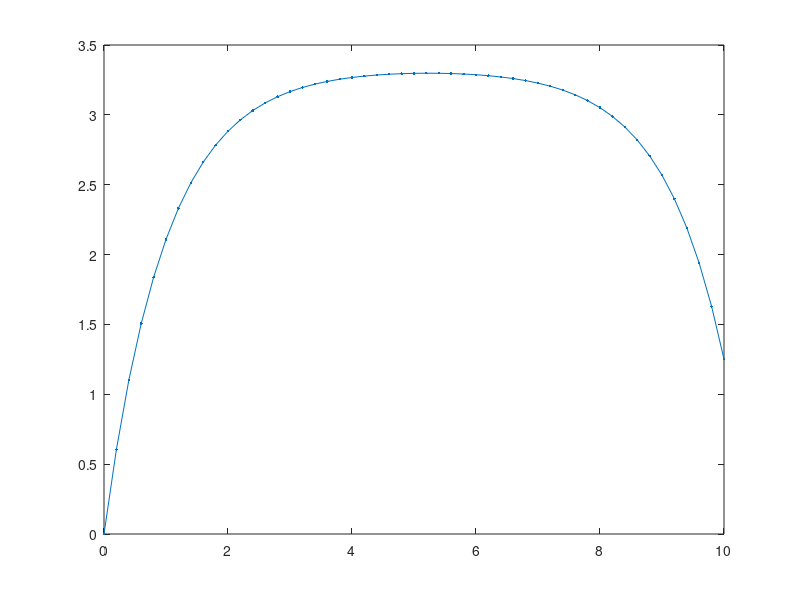

MATLAB code to generate this figure: (Note: this script raises an error after producing the figure.)
function F=driver

% clear the console screen
clc; close all; 
% load the data structure with info pertaining to the physical problem
dat.material_type='constant_coefficients';
dat.response_type='constant';
dat.source_type='constant';

dat.diff=@diffu;
dat.siga=@siga;
dat.esrc=@esrc;
dat.resp=@resp;

dat.width=10;
% BCs
bc.left.type=2; %0=neumann, 1=robin, 2=dirichlet
bc.left.C=0; % (that data is C in: -Ddu/dn=C // u/4+D/2du/dn=C // u=C)
bc.rite.type=1;
bc.rite.C=0;
dat.bc=bc; clear bc;

% load the numerical parameters, npar, structure pertaining to numerics
% number of elements
npar.nel = 50;
% domain
npar.x = linspace(0,dat.width,npar.nel+1);
% polynomial degree
npar.porder=1;
% quadrature order
npar.q_pts=2;
% nbr of dofs per variable
npar.ndofs = npar.porder*npar.nel+1;
% connectivity
gn=zeros(npar.nel,npar.porder+1);
gn(1,:)=linspace(1,npar.porder+1,npar.porder+1);
for iel=2:npar.nel
    gn(iel,:)=[gn(iel-1,end) , gn(iel-1,2:end)+npar.porder ];
end
npar.gn=gn; clear gn;

% assemble the matrix and the rhs
[A,b,npar]=assemble_system(npar,dat);
% solve system
u=A\b;
% plot
figure(1)
plot(npar.x,u,'.-'); hold all
% verification is always good
% verif_diff_eq(dat)
[QoI_f] = QoIforward(dat.resp,npar,dat,u)
% u'*b/dat.esrc*dat.siga

% % us=u/dat.esrc*dat.siga;
% % bs=b/dat.esrc*dat.siga;
% % bs(1)  =dat.bc.left.C;
% % bs(end)=dat.bc.rite.C;
% % us=A\bs;

% <us|b_mod>=<us|A_mod.u>
%           =<us.(A_mod)'|u>
%           =<u|(A_mod)'.us>
%           =<u|r>
% assemble the matrix and the rhs
dat2=dat; dat2.esrc=respo; 
% we pass homog Neumann BC soo that the adjoint rhs 
% is untouched by the application of the BCs
dat2.bc.left.type=0; dat2.bc.rite.type=0;
dat2.bc.left.C=0;    dat2.bc.rite.C=0;
[As,bs,npar]=assemble_system(npar,dat2);
% we do not care about As
clear As As_nobc;
% us=As\bs;
us=A\bs;
plot(npar.x,us,'r-'); hold all


QoI_u_bstar = u'*bs
QoI_ustar_b = us'*b
% QoI_u_Astar_ustar = u'*(As*us)
% us'*(As*u)


% QoI_a = us'*b + us'*(As-A)*u
% QoI_a = us'*(A*u)+ us'*(As-A)*u
% u'*(A*us)

% us'*(A_nobc*u)
% u'*(As_nobc*us)

return
end
%%%%%%%%%%%%%%%%%%%%%%%%%%%%%%%%%%%%%

% % function u=solve_fem2(dat,npar)
% % 
% % % initial guess
% % % (not needed if a direct method is used to solve the linear system)
% % u=ones(npar.ndofs,1);
% % 
% % % assemble the matrix and the rhs
% % [A,b,npar]=assemble_system(npar,dat);
% % 
% % % solve
% % u=A\b;
% % 
% % return
% % end 
%%%%%%%%%%%%%%%%%%%%%%%%%%%%%%%%%%%%%

function [QoIf] = QoIforward(fct_ptr,npar,dat,u)

porder = npar.porder;
gn     = npar.gn;
[xq,wq] = GLNodeWt(npar.q_pts);
[b,dbdx] = feshpln(xq,porder);

QoIf = 0;
% loop over elements
for iel=1:npar.nel
    % element extremities
    x0=npar.x(iel);
    x1=npar.x(iel+1);
    % jacobian of the transformation to the ref. element
    Jac=(x1-x0)/2;
    % get x values in the interval
    x=(x1+x0)/2+xq*(x1-x0)/2;
    % compute function at xq
    value = fct_ptr(x,dat)*Jac;
    local_u  = b(:,:) * u(gn(iel,:));
    % assemble
    QoIf = QoIf + dot(value.*wq, local_u );
end

return
end
%%%%%%%%%%%%%%%%%%%%%%%%%%%%%%%%%%%%%

function [A,rhs,npar]=assemble_system(npar,dat)
% assemble the matrix, the rhs, apply BC
% shortcuts
porder= npar.porder;
gn    = npar.gn;
nel   = npar.nel;
% ideally, we would analyze the connectivity to determine nnz
nnz=(porder+1)*nel; %this is an upperbound, not exact
% n: linear system size
n=nel*porder+1;
% allocate memory
A=spalloc(n,n,nnz);
rhs=zeros(n,1);
if nargin<3
    field=zeros(n,1);
end

% compute local matrices
% load Gauss Legendre quadrature (GLQ is exact on polynomials of degree up to 2n-1,
% while using only integrand evaluations (n-point quadrature).
% estimate the max poly order (it comes from the mass matrix  when coef. are
% piecewise constant and the material mesh matches the computational mesh
[xq,wq] = GLNodeWt(npar.q_pts);
% initialize local matrices/vectors
m=zeros(porder+1,porder+1);
% k=m;
f=zeros(porder+1,1);
% store shapeset
[b,dbdx] =feshpln(xq,porder);
% % % compute local matrices + load vector
% % for i=1:porder+1
% %     for j=1:porder+1
% %         m(i,j)= dot(wq.*b(:,i)    , b(:,j));
% %         k(i,j)= dot(wq.*dbdx(:,i) , dbdx(:,j));
% %     end
% %     f(i)= dot(wq, b(:,i));
% % end
% % npar.m=m;
% % npar.k=k;
% % npar.f=f;

% definition of the weak form:
% int_domain (grad u D grad b) - int_bd_domain (b D grad u n) ...
%      + int_domain( XSa u b) = int_domain (b rhs)

% loop over elements
for iel=1:npar.nel
    % element extremities
    x0=npar.x(iel);
    x1=npar.x(iel+1);
    % jacobian of the transformation to the ref. element
    Jac=(x1-x0)/2;
    % get x values in the interval
    x=(x1+x0)/2+xq*(x1-x0)/2;
    % b and dbdx(:,:) are of size (nbr of xq values) x (porder+1),
    % field is of length porder+1, 2/dx is the 1d jacobian
%     local_field     = b(:,:) * field(gn(iel,:));
%     local_dfield_dx = dbdx(:,:) * field(gn(iel,:));
    d=dat.diff(x,field,dat)/Jac;
    s=dat.siga(x,field,dat)*Jac;
    q=dat.esrc(x,dat)*Jac;
    % compute local residual
    for i=1:porder+1
        for j=1:porder+1
            m(i,j) =  dot(s.*wq, b(:,i).*b(:,j)) + ...
                      dot(d.*wq, dbdx(:,i).*dbdx(:,j));
        end
        f(i) = dot(q.*wq, b(:,i));
    end
    % assemble
    A(gn(iel,:),gn(iel,:)) = A(gn(iel,:),gn(iel,:)) + m ;
    rhs(gn(iel,:)) = rhs(gn(iel,:)) + f;
end


% apply natural BC
Dirichlet_nodes=[];
Dirichlet_val=[];
switch dat.bc.left.type
    case 0 % Neumann, int_bd_domain (b D grad u n) is on the RHS
        dat.bc.left.C;
        rhs(1)=rhs(1)+dat.bc.left.C;
    case 1 % Robin
        A(1,1)=A(1,1)+1/2;
        rhs(1)=rhs(1)+2*dat.bc.left.C;
    case 2 % Dirichlet
        Dirichlet_nodes=[Dirichlet_nodes 1];
        Dirichlet_val=[Dirichlet_val dat.bc.left.C];
end
switch dat.bc.rite.type
    case 0 % Neumann, int_bd_domain (b D grad u n) is on the RHS
        rhs(n)=rhs(n)+dat.bc.rite.C;
    case 1 % Robin
        A(n,n)=A(n,n)+1/2;
        rhs(n)=rhs(n)+2*dat.bc.rite.C;
    case 2 % Dirichlet
        Dirichlet_nodes=[Dirichlet_nodes n];
        Dirichlet_val=[Dirichlet_val dat.bc.rite.C];
end
% apply Dirichlet BC
for i=1:length(Dirichlet_nodes);% loop on the number of constraints
    id=Dirichlet_nodes(i);      % extract the dof of a constraint
    bcval=Dirichlet_val(i);
    rhs=rhs-bcval*A(:,id);  % modify the rhs using constrained value
    A(id,:)=0; % set all the id-th row to zero
    A(:,id)=0; % set all the id-th column to zero (symmetrize A)
    A(id,id)=1;            % set the id-th diagonal to unity
    rhs(id)=bcval;         % put the constrained value in the rhs
end

return
end
%%%%%%%%%%%%%%%%%%%%%%%%%%%%%%%%%%%%%

function [shapefun,dhdx]=feshpln (xv,p)
% computes the finite element basis functions and their first derivatives
% for any order p
% here, we use Lagrangian FE functions

xd=linspace(-1,1,p+1);

shapefun=zeros(length(xv),p+1);
dhdx    =zeros(length(xv),p+1);

% shape function
for i=1:p+1
    num=1.;
    den=1.;
    for j=1:p+1
        if(j~=i)
            num=num.*(xv-xd(j));
            den=den.*(xd(i)-xd(j));
        end
    end
    shapefun(:,i)=num./den;
end

% derivative of the shape function
for i=1:p+1
    sum=0.;
    den=1.;
    for j=1:p+1
        if(j~=i)
            num=1;
            for k=1:p+1
                if((k~=i)&&(k~=j))
                    num=num.*(xv-xd(k));
                end
            end
            sum=sum+num;
            den=den.*(xd(i)-xd(j));
        end
    end
    dhdx(:,i)=sum./den;
end

return
end

%%%%%%%%%%%%%%%%%%%%%%%%%%%%%%%%%%%%%%

function [x,w] = GL_quad(n)

if(n~=2), error('quadrature entered only for n=2'); end

x=[ -0.577350269189626; 0.577350269189626];
w=[1;1];

return
end

%%%%%%%%%%%%%%%%%%%%%%%%%%%%%%%%%%%%%

function [x,w] = GLNodeWt(n)
% GLNodeWt  Nodes and weights for Gauss-Legendre quadrature of arbitrary order
%           obtained by solving an eigenvalue problem
%
% Synopsis:  [x,w] = GLNodeWt(n)
%
% Input:     n = order of quadrature rule
%
% Output:    x = vector of nodes
%            w = vector of weights

%  Algorithm based on ideas from Golub and Welsch, and Gautschi.  For a
%  condensed presentation see H.R. Schwarz, "Numerical Analysis: A
%  Comprehensive Introduction," 1989, Wiley.  Original MATLAB
%  implementation by H.W. Wilson and L.H. Turcotte, "Advanced Mathematics
%  and Mechanics Applications Using MATLAB," 2nd ed., 1998, CRC Press

beta   = (1:n-1)./sqrt(4*(1:n-1).^2 - 1);
J      = diag(beta,-1) + diag(beta,1);    % eig(J) needs J in full storage
[V,D]  = eig(J);
[x,ix] = sort(diag(D));  %  nodes are eigenvalues, which are on diagonal of D
w      = 2*V(1,ix)'.^2;  %  V(1,ix)' is column vector of first row of sorted V

return
end

%%%%%%%%%%%%%%%%%%%%%%%%%%%%%%%%%%%%%

function verif_diff_eq(dat)

sa=dat.siga; cd=dat.diff; src=dat.esrc; L=dat.width;

k=1/sqrt(cd/sa);
% particular solution
part=src/sa;
% general form of the solution:
%  phi =A sh(kx) + B ch(kx) + src/abso
%  dphi/dx= k (A ch(kx) + B sh(kx) )
switch dat.bc.left.type
    case 0 % Neumann
        mat(1,1:2) =k*[ cosh(0), sinh(0)];
        b(1) = -dat.bc.left.C / cd;
    case 1 % Robin
        mat(1,1:2) =[ sinh(0), cosh(0)]/4 -cd/2*k*[ cosh(0), sinh(0)];
        b(1) = dat.bc.left.C -part/4;
    case 2 % Dirichlet
        mat(1,1:2) =[ sinh(0), cosh(0)];
        b(1) = dat.bc.left.C -part;
end
switch dat.bc.rite.type
    case 0 % Neumann
        mat(2,1:2) =k*[ cosh(k*L), sinh(k*L)];
        b(2) = dat.bc.rite.C / cd;
    case 1 % Robin
        mat(2,1:2) =[ sinh(k*L), cosh(k*L)]/4 +cd/2*k*[ cosh(k*L), sinh(k*L)];
        b(2) = dat.bc.rite.C -part/4;
    case 2 % Dirichlet
        mat(2,1:2) =[ sinh(k*L), cosh(k*L)];
        b(2) = dat.bc.rite.C -part;
end
% get coefficient for the analytical solution
a=mat\b';
x=linspace(0,L);
y=a(1)*sinh(k*x)+a(2)*cosh(k*x)+part;
plot(x,y,'r-');hold all

% ff= @(x) dat.siga*(a(1)*sinh(k*x)+a(2)*cosh(k*x)+part);
% num_qoi=quad(ff,0,dat.width)

return
end


%%%%%%%%%%%%%%%%%%%%%%%%%%%%%%%%%%%%%
function y=diffu(x,field,dat);
if(strcmp(dat.material_type,'constant_coefficients'))
    y=3/10;
else
    error('non constant diffu not entered yet');
end
return
end
%%%%%%%%%%%%%%%%%%%%%%%%%%%%%%%%%%%%%
function y=siga(x,field,dat);
if(strcmp(dat.material_type,'constant_coefficients'))
    y=3/10;
else
    error('non constant siga not entered yet');
end
return
end
%%%%%%%%%%%%%%%%%%%%%%%%%%%%%%%%%%%%%
function y=nothing(x,field);
y=0;
return
end
%%%%%%%%%%%%%%%%%%%%%%%%%%%%%%%%%%%%%
function y=esrc(x,dat);
if(strcmp(dat.source_type,'constant'))
    y=1;
else
    error('non constant esrc not entered yet');
end

return
end
%%%%%%%%%%%%%%%%%%%%%%%%%%%%%%%%%%%%%
function y=resp(x,dat);
% make the problem-data a global variable
if(strcmp(dat.response_type,'constant'))
    y=1;
else
    error('non constant response not entered yet');
end

return
end
%%%%%%%%%%%%%%%%%%%%%%%%%%%%%%%%%%%%%
